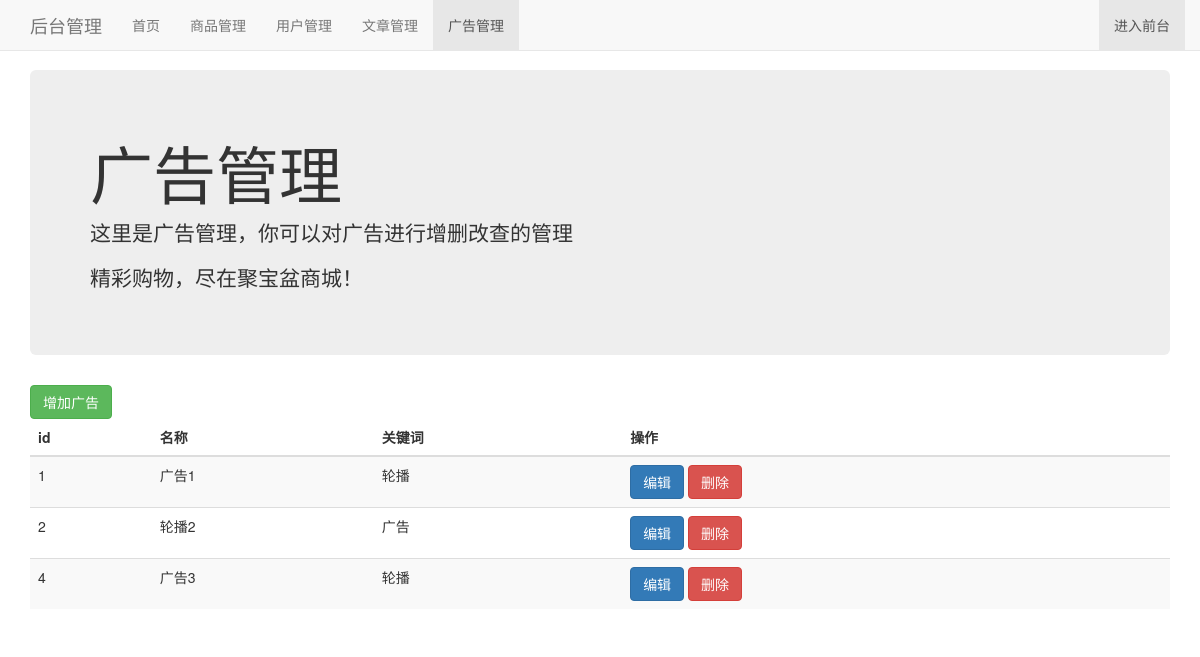
Screenshot of /admin/advlist.php with the database file from the repository.
### tables this page shows
CREATE TABLE `adv` (
  `id` int(10) NOT NULL AUTO_INCREMENT,
  `name` varchar(255) NOT NULL,
  `keywords` varchar(255) DEFAULT NULL,
  `picture` varchar(255) NOT NULL,
  `link` varchar(255) NOT NULL,
  PRIMARY KEY (`id`)
);

### admin/advlist.php (the view, shortened to what this page needs)
<?php
include '../conn.php';
 ?>
<!DOCTYPE html>
<html lang="zh">
  <head>
    <link href="./css/bootstrap.min.css" rel="stylesheet">
    <link href="./css/navbar-fixed-top.css" rel="stylesheet">
  </head>
  <body>
    <nav class="navbar navbar-default navbar-fixed-top">
      <div class="container">
        <div class="navbar-header">
          <a class="navbar-brand" href="#">后台管理</a>
        </div>
        <div id="navbar" class="navbar-collapse collapse">
          <ul class="nav navbar-nav">
            <li><a href="/admin/main.php">首页</a></li>
            <li><a href="/admin/goodslist.php">商品管理</a></li>
            <li><a href="/admin/userlist.php">用户管理</a></li>
            <li><a href="/admin/articlelist.php">文章管理</a></li>
            <li class="active"><a href="/admin/advlist.php">广告管理</a></li>
          </ul>
          <ul class="nav navbar-nav navbar-right">
            <li class="active"><a href="/index.php">进入前台 <span class="sr-only">(current)</span></a></li>
          </ul>
        </div>
      </div>
    </nav>
    <div class="container">
      <div class="jumbotron">
        <h1>广告管理</h1>
        <p>这里是广告管理，你可以对广告进行增删改查的管理</p>
        <p>精彩购物，尽在聚宝盆商城！</p>
      </div>
<table class="table table-striped">
              <a href="addadv.php" class="btn btn-success">增加广告</a>
              <thead>
                <tr>
                  <th>id</th>
                  <th>名称</th>
                  <th>关键词</th>
                  <th>操作</th>
                </tr>
              </thead>
              <tbody>
            <?php
            $sql = "SELECT * FROM adv";
            $result = $conn->query($sql);
            if ($result->num_rows > 0) {
              while($row = $result->fetch_assoc()) {
                ?>
          <tr>
            <td><?php echo $row["id"]; ?></td>
            <td><?php echo $row["name"]; ?></td>
            <td><?php echo $row["keywords"]; ?></td>
            <td>
              <a href="editadv.php?advid=<?php echo $row['id'];?>" class="btn btn-primary">编辑</a>
              <button  class="btn btn-danger" data-toggle="modal" onclick="deladv(<?php echo $row['id']?>)" data-target="#myModal">删除</button>
            </td>
          </tr>
                <?php
              }
            } else {
              echo "0 个结果";
            }
            ?>
          </tbody>
        </table>
  </body>
</html>

### admin/css/navbar-fixed-top.css (style rules this page uses)
body { min-height: 2000px; padding-top: 70px; }

### rows the page displays
adv: id "1", name "广告1", keywords "轮播"
adv: id "2", name "轮播2", keywords "广告"
adv: id "4", name "广告3", keywords "轮播"
